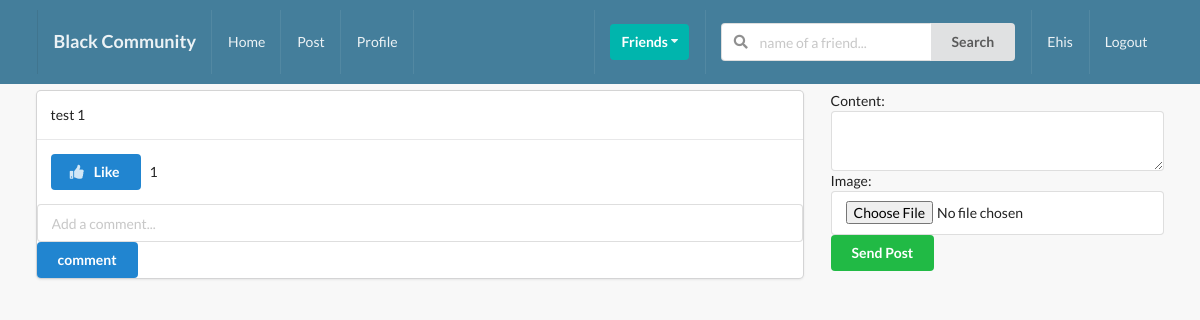
The app's page /posts/ (signed in) with its own data.
### posts/models.py (models this page shows, shortened)
class Post(models.Model):
    content = models.TextField()
    image = models.ImageField(upload_to='posts', validators=[FileExtensionValidator(['png','jpg','jpeg'])], blank=True)
    liked = models.ManyToManyField(Profile, blank=True, related_name='likes')
    updated = models.DateTimeField(auto_now=True)
    created = models.DateTimeField(auto_now_add=True)
    author = models.ForeignKey(Profile, on_delete=models.CASCADE, related_name='posts')
    def num_likes(self):
        return self.liked.all().count()
    class Meta:
        ordering = ('-created',)

### posts/views.py (the view, shortened to what this page needs)
# urls.py: path('', post_comment_create_and_list_view, name='main_post_view'),
@login_required
def post_comment_create_and_list_view(request):
    qs = Post.objects.all()
    p_form = PostModelForm()
    c_form = CommentModelForm()
    post_added = False
    profile = Profile.objects.get(user=request.user)
    context = {
        'qs': qs,
        'profile': profile,
        'p_form': p_form,
        'c_form': c_form,
        'post_added': post_added,
    }
    return render(request, 'posts/main.html', context)

### posts/forms.py
class PostModelForm(forms.ModelForm):
    content = forms.CharField(widget=forms.Textarea(attrs={'rows':2}))
    class Meta:
        model = Post
        fields = ('content', 'image')

class CommentModelForm(forms.ModelForm):
    body = forms.CharField(label='',
                           widget=forms.TextInput(attrs={'placeholder': 'Add a comment...'}))
    class Meta:
        model = Comment
        fields = ('body',)

### posts/templates/posts/main.html (shortened to what this page needs)
{% extends "base.html" %}
{% block content %}
<div class="ui grid">
    <div class="row">
        <div class="eleven wide column">
            {% for obj in qs %}
                <div class="ui fluid card">
                    <div class="content">
                       {{obj.content}}
                    </div>
                    <div class="content">
                        <form action="{% url 'posts:like-post-view' %}" method="POST">
                            <button type="submit" class="ui primary button">
                                {% if profile not in obj.liked.all %}
                                    <i class="thumbs up icon"></i>&nbsp;Like
                                {% else %}
                                    <i class="thumbs down icon"></i>&nbsp;Unlike
                                {% endif %}
                            </button>
                            &nbsp;{{obj.num_likes}}
                         </form>
                    </div>
                    <form action="" method="POST" class="ui form">
                        {{c_form}}
                        <button type="submit" class="ui primary button" name="submit_c_form">comment</button>
                    </form>
                </div>
            {% endfor %}
        </div>
        <div class="five wide column">
            <form action="" method="POST" class="ui form" enctype="multipart/form-data">
                {{p_form}}
                <button type="submit" class="ui button positive" name="submit_p_form">Send Post</button>
            </form>
        </div>
    </div>
</div>
{% endblock content %}

### templates/main/navbar.html (shortened to what this page needs)
<div class="ui inverted menu nav nb-7">
  <div class="ui container">
    <a href="" class="item">
        <h3>Black Community</h3>
    </a>
    {% if request.user.is_authenticated %}
    <a href="{% url 'home-view' %}" class="item">
        Home
    </a>
    <a href="{% url 'posts:main_post_view' %}" class="item">
        Post
    </a>
    <a href="{% url 'profiles:my-profile-view' %}" class="item">
        Profile
    </a>
    {% endif %}
    <div class="right menu">
        {% if request.user.is_authenticated %}
        <div class="item">
            <div class="ui floating dropdown icon button teal"> Friends
                <i class="dropdown icon"></i>
             </div>
        </div>
             <div class="item">
              <form action="" method="GET">
                <div class="ui action left icon input">
                <input class="prompt" type="text" name='q' placeholder="name of a friend...">
                <button type='submit' class="ui button">Search</button>
                </div>
            </form>
            </div>
            <a href="" class="item">
                 {{ request.user }}
            </a>
            <a href="{% url 'logout' %}" class="ui item">
                Logout
            </a>
        {% else %}
        <a href="" class="ui item">
                Login
            </a>
        {% endif %}
    </div>
  </div>
</div>

### static_project/style.css (style rules this page uses)
body { background-color: #f8f8f8 !important; }
.nav { border-radius: 0px !important; padding: 10px 0 10px 0 !important; background-color: #447e9b !important; }
.nb-7 { margin-bottom: 7px !important; }

### records on screen
Post: content "test 1", shows "Like", num_likes "1"

### other values on screen
{{ request.user }} "Ehis"
